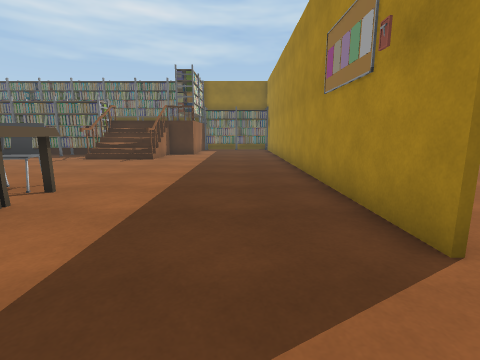
[1] (above)

24 first-person views from a walk through a scene from a Unity 3-D project. The camera is 1.2 m above the floor, tilts 10° down and sees 85° across. The floor is counted in squares, 1 m on a side. Each view is taken from the middle of a square. On the plan, view 1 faces up. The plan holds only what a view shows up to about 12 squares ahead; the rest is blank. The place goes on beyond the plan. The player character is not drawn. Door leaves are left out, so doorways stand open. Some surface patterns are stand-ins.

[2]
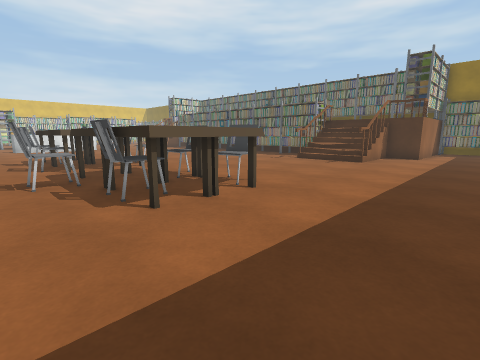

[3]
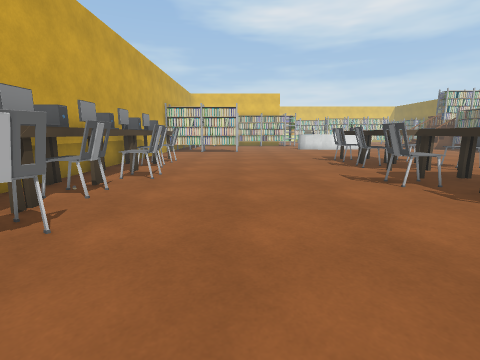

[4]
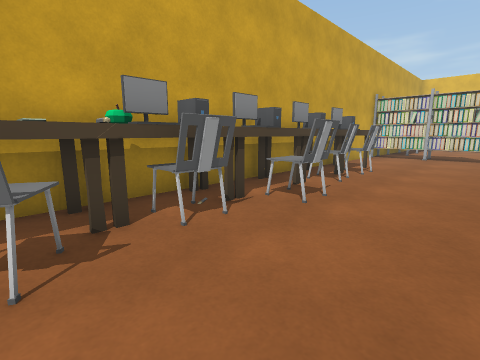

[5]
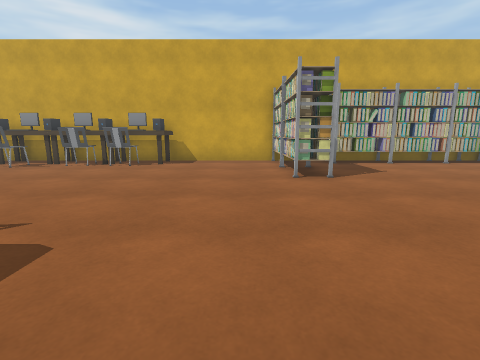

[6]
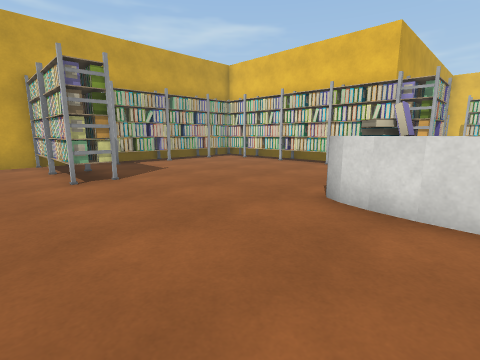

[7]
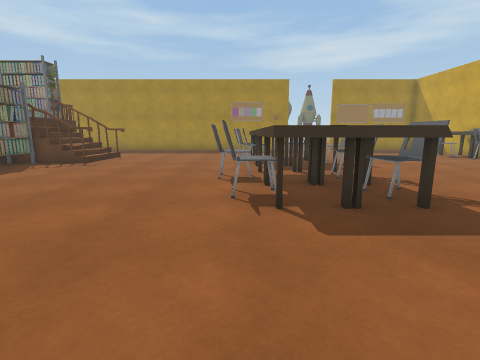

[8]
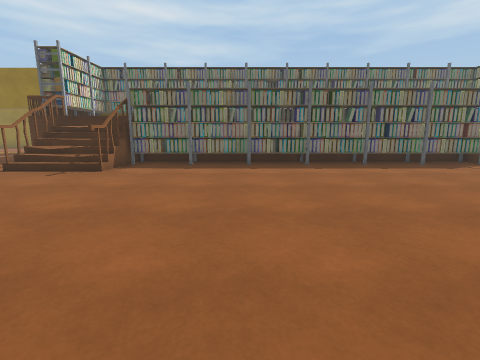

[9]
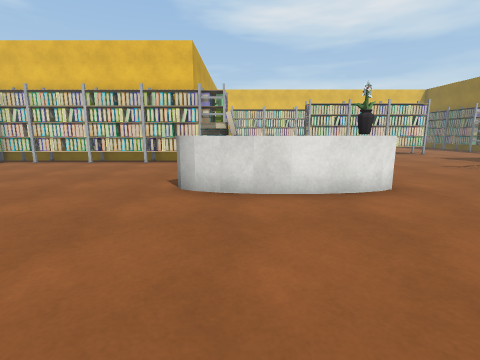

[10]
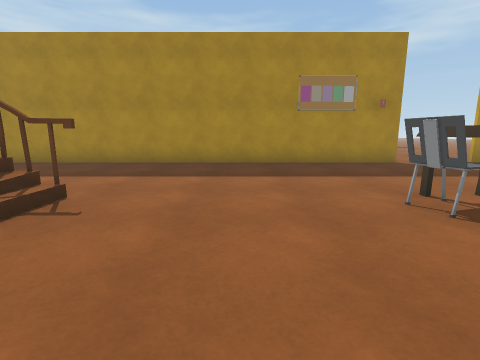

[11]
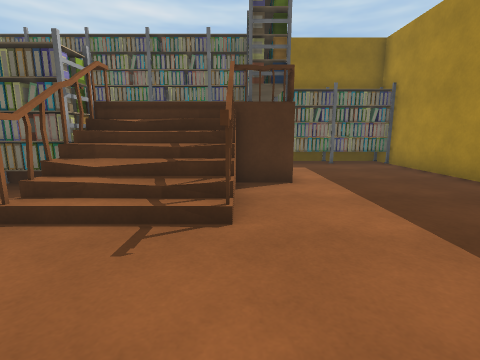

[12]
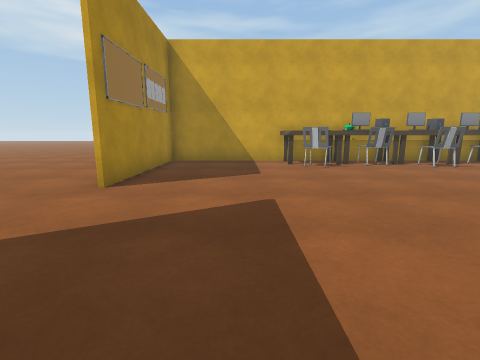

[13]
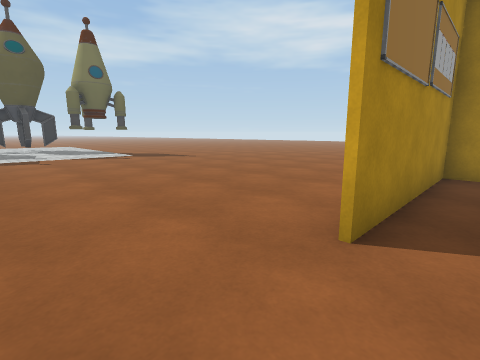

[14]
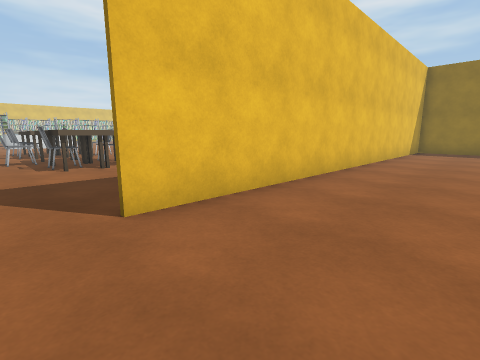

[15]
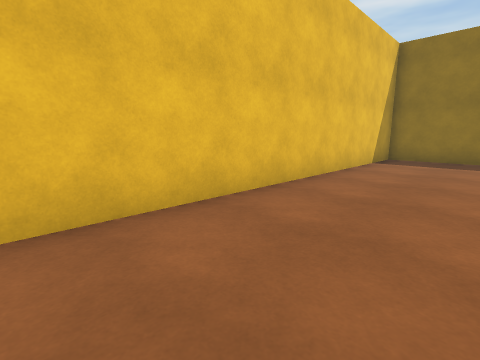

[16]
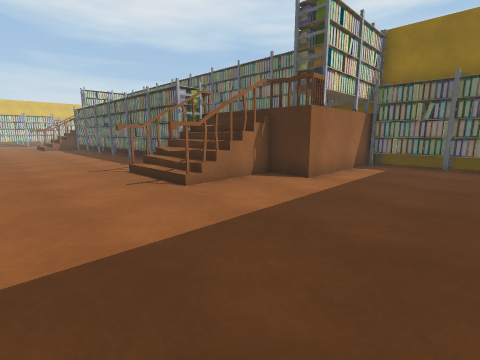

[17]
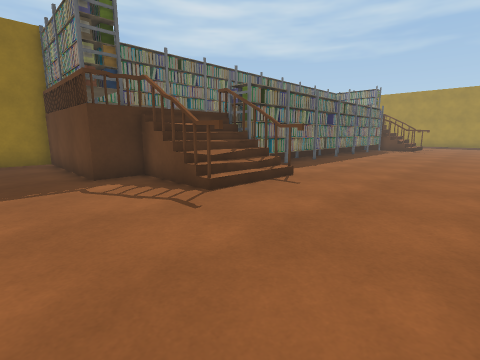

[18]
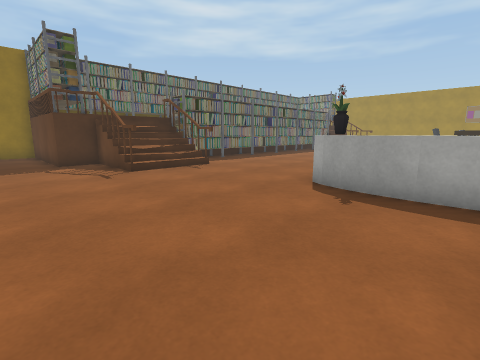

[19]
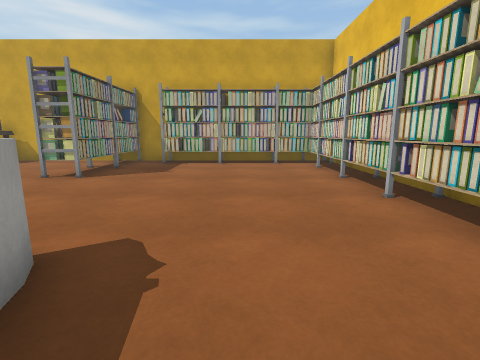

[20]
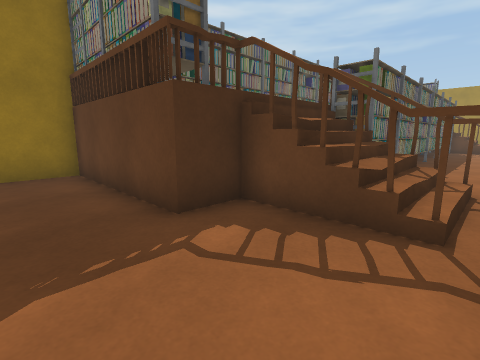

[21]
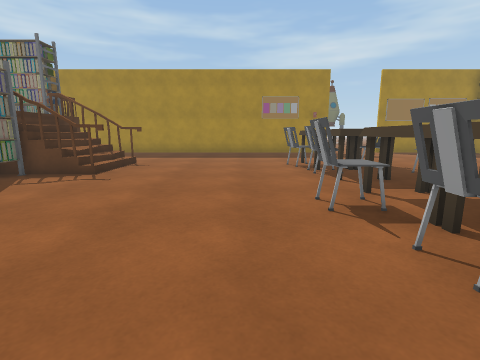

[22]
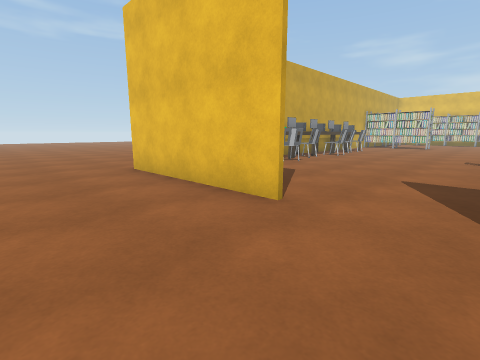

[23]
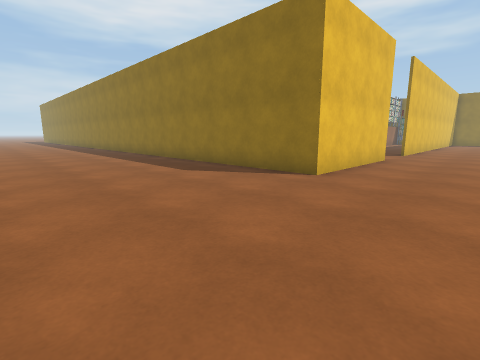

[24]
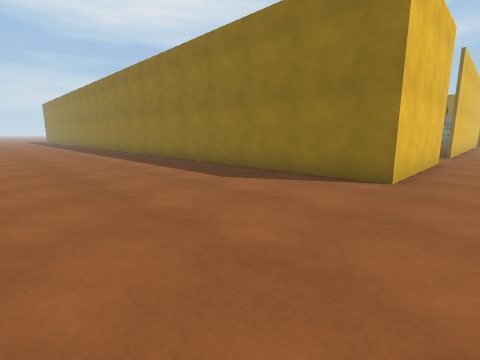

### Floor plan
Key: @ floor where view 1 was taken; # wall or solid block; x gap in a wall; . main floor; : floor 1.5 m higher than the main floor; / step, stairs or slope; = window, fence, low wall or low ledge; ^ raised ledge; O other object.
Columns run from 28 left of view 1 to 6 right of it. Each row starts with its distance up from view 1.
 21 ###                      #########
 20 ..#                      #OOOO#...
 19 ..#                      #....#...
 18 ..#                      #....#....
 17 ..#                      #....#....
 16 ..#                      #....#....
 15 ..###:#OOOOOOOOOOOOOO#::##....#....
 14 ....=/=OOOOOOOOOOOOOO#//#.....#....
 13 ....///..............x//#.....#....
 12 ...#..#.................#.....#....
 11 ..............................#....
 10 ..............................#....
  9 ..............................#....
  8 ..............................#....
  7 ......O..........O............#....
  6 ......^^.......OOOO..OOO......#....
  5 ......^^......OOOOO.OOOOO.....#....
  4 ......O^......O OOO.OOO O.....#....
  3 OO....O.......OOOOO.OOOOO.....#....
  2 #O.............O.O..OO.............
  1 #O.................................
  0 #O..........................@......
 -1 #O............................#....
 -2 #O.......O....................#....
 -3 #O.......O....................#....
 -4 #O.......O..........O...O.....#....
 -5 #O.......O....OOOOOOOOOOOO....#....
 -6 #OOOOOOO.O....OOOOOOOOOOOO....#....
 -7 ###############################....
 -8                      ..............
 -9                      ..............
-10                     ...............
-11                    ................
-12                   .................
-13                   .................
-14                      ..............

Where each view was taken, in squares from view 1:
view 1: 0 up, 0 right, facing up
view 2: 1 up, 0 right, facing up-left
view 3: 2 down, 1 left, facing left
view 4: 2 down, 4 left, facing down-left
view 5: 5 up, 17 left, facing down
view 6: 5 up, 17 left, facing down-left
view 7: 6 up, 18 left, facing right
view 8: 4 up, 17 left, facing up
view 9: 4 up, 16 left, facing left
view 10: 9 up, 9 left, facing right
view 11: 9 up, 4 left, facing up
view 12: 5 up, 1 left, facing down
view 13: 2 up, 1 right, facing down-right
view 14: 1 up, 6 right, facing up-left
view 15: 7 up, 6 right, facing up-left
view 16: 9 up, 1 right, facing up-left
view 17: 8 up, 28 left, facing up-right
view 18: 4 up, 28 left, facing up-right
view 19: 5 up, 24 left, facing down
view 20: 12 up, 28 left, facing up-right
view 21: 8 up, 15 left, facing right
view 22: 2 up, 6 right, facing down-left
view 23: 14 down, 6 right, facing up-left
view 24: 14 down, 4 right, facing up-left
